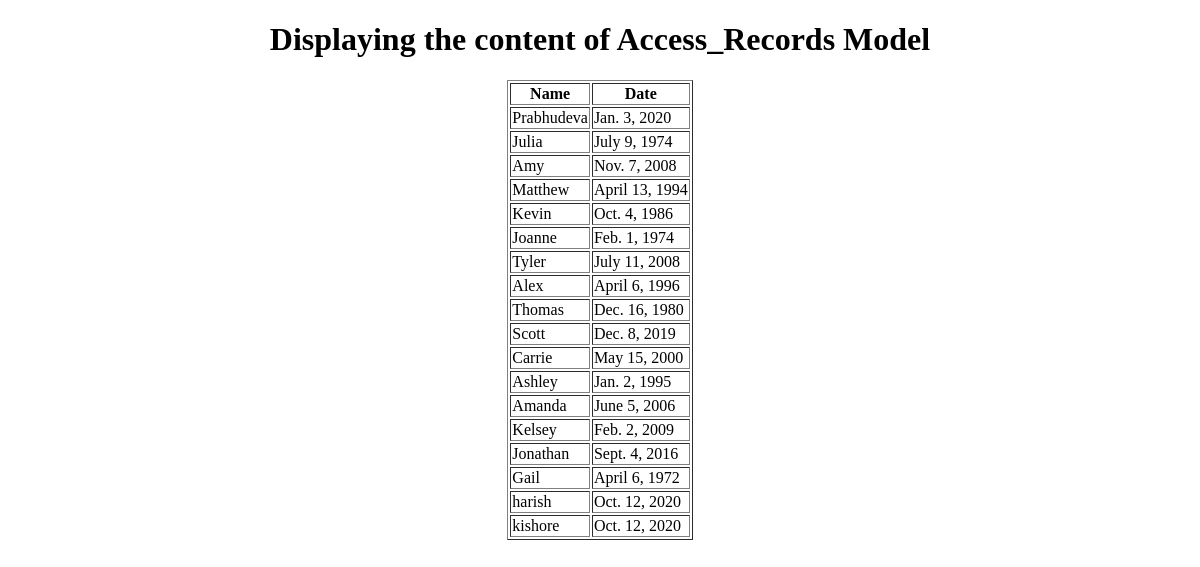
The app's page /display_access/, older data.
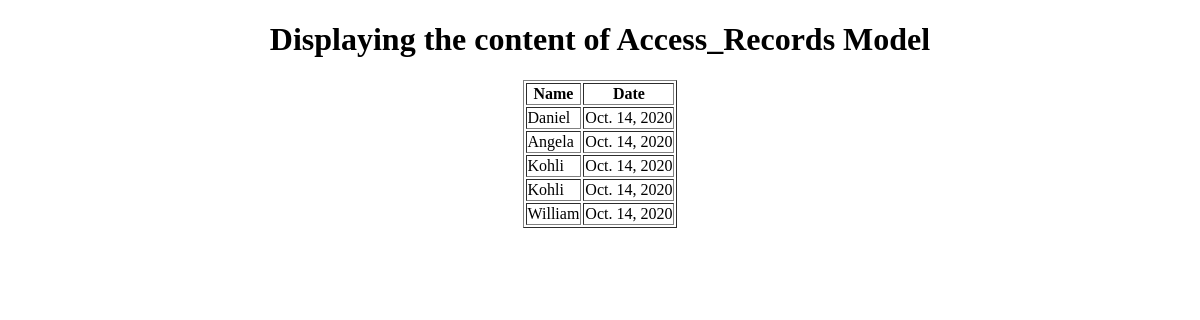
The same page, newer data.
### app/models.py (models this page shows, shortened)
class Access_Records(models.Model):
    name=models.ForeignKey(Webpage,on_delete=models.CASCADE)
    date=models.DateField(auto_now_add=True)

class Webpage(models.Model):
    topic_name=models.ForeignKey(Topic,on_delete=models.CASCADE)
    name=models.CharField(max_length=50,unique=False)
    url=models.URLField(max_length=50,unique=True)
    def __str__(self):
        return self.name

### app/views.py (the view)
# urls.py: path('display_access/',views.display_access,name='display_access'),
def display_access(request):
    access=Access_Records.objects.filter(date__day__lt='18')
    return render(request,'display_access.html',context={'access':access})

### templates/display_access.html (shortened to what this page needs)
<!DOCTYPE html>
<html lang="en">
<head>
</head>
<body>
    <center>
        <h1>Displaying the content of Access_Records Model</h1>
        <table border="1px">
            <tr><th>Name</th>
                <th>Date</th></tr>
                {% for a in access %}
                    <tr><td>{{a.name}}</td>
                    <td>{{a.date}}</td></tr>
                {% endfor %}
        </table>
    </center>
</body>
</html>

Row changes from the older to the newer data that the page shows:
removed Access_Records: name "Prabhudeva", date "Jan. 3, 2020"
removed Access_Records: name "Julia", date "July 9, 1974"
removed Access_Records: name "Amy", date "Nov. 7, 2008"
removed Access_Records: name "Matthew", date "April 13, 1994"
removed Access_Records: name "Kevin", date "Oct. 4, 1986"
removed Access_Records: name "Joanne", date "Feb. 1, 1974"
removed Access_Records: name "Tyler", date "July 11, 2008"
removed Access_Records: name "Alex", date "April 6, 1996"
removed Access_Records: name "Thomas", date "Dec. 16, 1980"
removed Access_Records: name "Scott", date "Dec. 8, 2019"
removed Access_Records: name "Carrie", date "May 15, 2000"
removed Access_Records: name "Ashley", date "Jan. 2, 1995"
removed Access_Records: name "Amanda", date "June 5, 2006"
removed Access_Records: name "Kelsey", date "Feb. 2, 2009"
removed Access_Records: name "Jonathan", date "Sept. 4, 2016"
removed Access_Records: name "Gail", date "April 6, 1972"
removed Access_Records: name "harish", date "Oct. 12, 2020"
removed Access_Records: name "kishore", date "Oct. 12, 2020"
added Access_Records: name "Daniel", date "Oct. 14, 2020"
added Access_Records: name "Angela", date "Oct. 14, 2020"
added Access_Records: name "Kohli", date "Oct. 14, 2020"
added Access_Records: name "Kohli", date "Oct. 14, 2020"
added Access_Records: name "William", date "Oct. 14, 2020"
